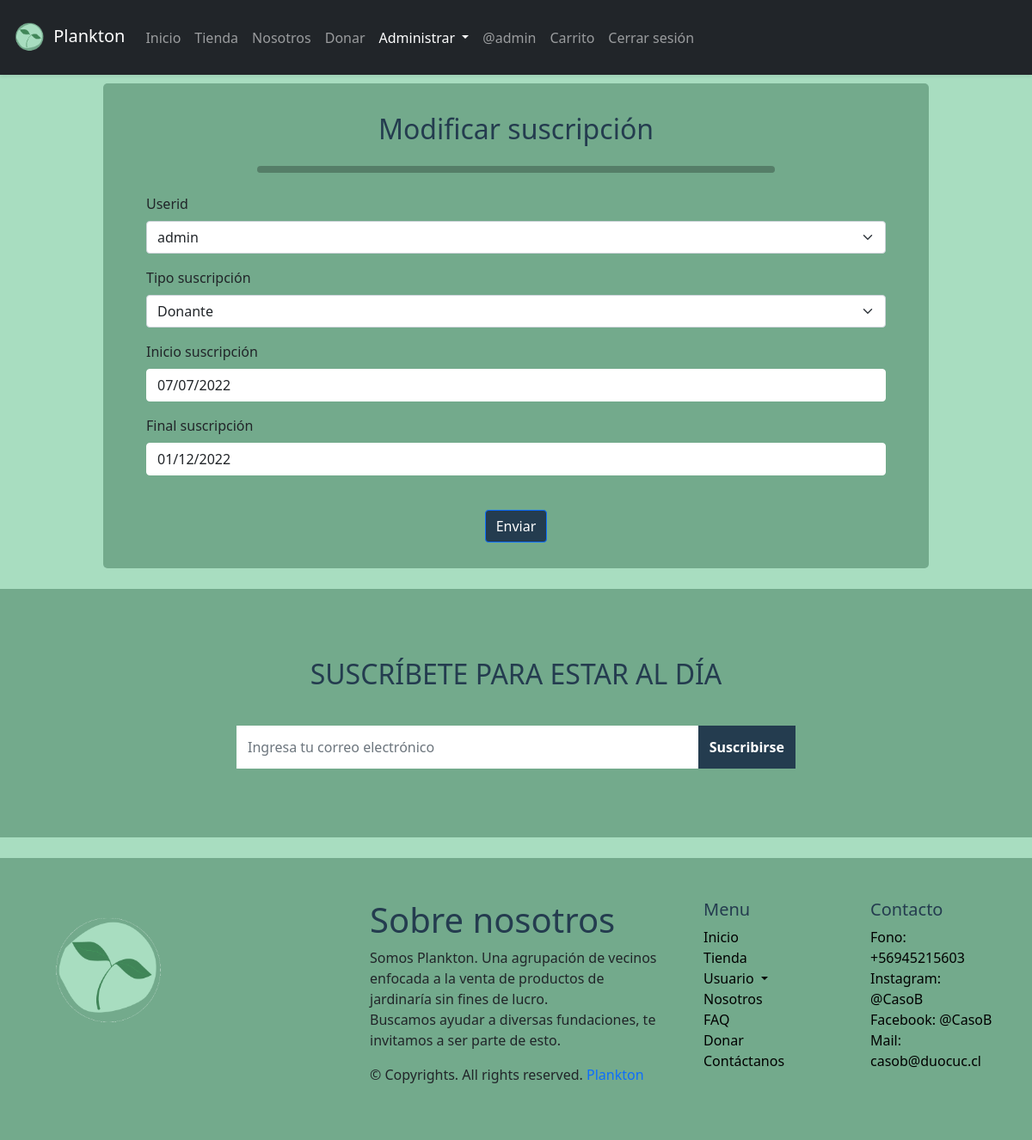
Screenshot of /Plankton/modificarsub.html/1 (signed in) with the database file from the repository.
### Plankton/models.py (models this page shows, shortened)
class Membership(models.Model):
    TYPE_CHOICES = (('free','Free'), ('donante','Donante'))
    userid = models.ForeignKey(settings.AUTH_USER_MODEL, on_delete=models.CASCADE, primary_key=True, unique=False)
    tipo = models.CharField(max_length=10, choices=TYPE_CHOICES, verbose_name="Tipo suscripción")
    inicio = models.DateField(default=datetime.date.today, verbose_name="Inicio suscripción")
    final = models.DateField(default=datetime.date.today, verbose_name="Final suscripción")

### Plankton/views.py (the view)
# urls.py: path('Plankton/modificarsub.html/<id>', modificarsub, name="modificarsub"),
@permission_required('Plankton.change_membership', login_url="../accounts/login")
def modificarsub(request, id):
    sub=Membership.objects.get(userid=id)
    contexto={
        'form':SubRegForm(instance=sub)
    }
    if request.method=='POST':
        formulario=SubRegForm(request.POST, instance=sub)
        if formulario.is_valid():
            formulario.save()
            return redirect(to='listausuarios')
    return render(request, 'Plankton/modificarsub.html', contexto)

### Plankton/forms.py
class SubRegForm(ModelForm):
    class Meta:
        model = Membership
        fields = '__all__'

### Plankton/context_processor.py (called while the page is built, shortened)
def total_carrito(request):
    total = 0
    return {"total_carrito": total}

### Plankton/templates/Plankton/modificarsub.html (shortened to what this page needs)
{%extends "Plankton/plantillas/base.html"%}
{% block administraractive %}<a class="nav-link dropdown-toggle active" href="#" id="navbarScrollingDropdown"
role="button" data-bs-toggle="dropdown" aria-expanded="false">
Administrar
</a>{% endblock %}
{% block content %}
{% load static %}
{% load bootstrap5 %}
<section class="mb-4" id="formulario">
    <h2 class="h1-responsive font-weight-bold text-center my-4">Modificar suscripción</h2>
    <hr class="rounded"> <br>
    <div class="row">
        <div class="form-group">
            <form id="modificargeneral" class="form" action="" method="POST" autocomplete="on" enctype="multipart/form-data">
                <div class="row">
                    <div>
                        <div>
                            {% bootstrap_form form %}
                           <br>
                        </div>
                    </div></div>
                <div class="text-center text-md-left">
                    <input class="btn btn-primary" name="enviar" id="enviar" type="submit" value="Enviar">
                </div>
            </form>
        </div>
    </div>
</section>
{% endblock %}

### Plankton/templates/Plankton/plantillas/base.html (shortened to what this page needs)
<!DOCTYPE html>
<html>
{% load static %}
<head>
  <link href="https://cdn.jsdelivr.net/npm/bootstrap@5.1.3/dist/css/bootstrap.min.css" rel="stylesheet"
>
  <link rel="stylesheet" href="{% static 'Plankton/css/estilo.css'%}">
  {% load pwa %}
</head>
<body>
  <nav class="navbar navbar-expand-lg py-3 navbar-dark bg-dark shadow-sm">
    <div class="container-fluid">
      <a class="navbar-brand" href="{% url 'index'%}">
        <img src="{% static 'plankton/img/logo.png'%}" width="45" alt="" class="d-inline-block align-middle mr-2">
        Plankton</a>
      <div class="collapse navbar-collapse" id="navbarTogglerDemo03">
        <ul class="navbar-nav me-auto mb-2 mb-lg-0">
          <li class="nav-item">
            {% block indexactive %}<a class="nav-link" aria-current="page" href="{% url 'index'%}">Inicio</a>{% endblock %}
          </li>
          <li class="nav-item dropdown">
            {% block tiendaactive %}<a class="nav-link" aria-current="page" href="{% url 'tienda'%}">Tienda</a>{% endblock %}
          <li class="nav-item">
            {% block nosotrosactive %}<a class="nav-link" href="{% url 'nosotros'%}">Nosotros</a>{% endblock %}
          </li>
          {% if user.is_authenticated %}
          <li class="nav-item">
            {% block donacionactive %}<a class="nav-link" href="{% url 'donacion'%}">Donar</a>{% endblock %}
          </li>
          {% endif %}
          {% if perms.Plankton.view_producto or perms.auth.view_user %}
          <li class="nav-item dropdown">
            {% block administraractive %}{% endblock %}
            {% endif %}
            {% if user.is_authenticated %}
            <li class="nav-item">
              <a class="nav-link" href="#">@{{ user.username }}</a>
            </li>
            <li class="nav-item">
              {% block carritoactive %}<a class="nav-link" href="{% url 'carrito'%}">Carrito</a>{% endblock %}
            </li>
            <li class="nav-item">
              <a class="nav-link" href="{% url 'logout'%}">Cerrar sesión</a>
            </li>
            {% endif %}
        </ul>
      </div>
    </div>
  </nav>
  {% block content %} {% endblock %}
  <section class="newsletter">
    <div class="container">
      <div class="content">
        <h2>SUSCRÍBETE PARA ESTAR AL DÍA</h2>
        <div class="input-group">
          <input type="email" class="form-control" placeholder="Ingresa tu correo electrónico">
          <span class="input-group-btn">
            <button class="btn" type="submit">Suscribirse</button>
          </span>
        </div>
      </div>
    </div>
  </section>
  <br>
  <footer class="w-100 py-4 flex-shrink-0">
    <div class="container py-4">
      <div class="row gy-4 gx-5">
        <div class="col-lg-4 col-md-6">
          <img class="img-fluid" src="{% static 'plankton/img/logo.png'%}" width="50%" height="50%">
        </div>
        <div class="col-lg-4 col-md-6">
          <h1>Sobre nosotros</h1>
          <p>Somos Plankton. Una agrupación de vecinos enfocada a la venta de productos de jardinaría sin fines de
            lucro.<br>
            Buscamos ayudar a diversas fundaciones, te invitamos a ser parte de esto.</p>
          <p>&copy; Copyrights. All rights reserved. <a class="text-primary" href="#">Plankton</a></p>
        </div>
        <div class="col-lg-2 col-md-6">
          <h5>Menu</h5>
          <ul class="list-unstyled text-muted">
            <li><a href="{% url 'index'%}">Inicio</a></li>
            <li><a href="{% url 'tienda'%}">Tienda</a></li>
            <li class="item dropdown">
              <a class="link dropdown-toggle" href="#" id="navbarScrollingDropdown" role="button"
                data-bs-toggle="dropdown" aria-expanded="false">
                Usuario
              </a>
            <li><a href="{% url 'nosotros'%}">Nosotros</a></li>
            <li><a href="{% url 'faq'%}">FAQ</a></li>
            {% if user.is_authenticated %}<li><a href="{% url 'donacion'%}">Donar</a></li>{% endif %}
            <li><a href="{% url 'contacto'%}">Contáctanos</a></li>
          </ul>
        </div>
        <div class="col-lg-2 col-md-6">
          <h5>Contacto</h5>
          <ul class="list-unstyled text-muted">
            <li>Fono: +56945215603</li>
            <li>Instagram: @CasoB</li>
            <li>Facebook: @CasoB</li>
            <li>Mail: casob@duocuc.cl</li>
          </ul>
        </div>
      </div>
    </div>
  </footer>
</body>
</html>

### Plankton/static/Plankton/css/estilo.css (style rules this page uses)
* { position: relative; box-sizing: border-box; }
body { margin: 0; padding: 0; width: 100%; height: 100%; background-color: #a8ddc0; }
h1, h2, h3, h4, h5, h6 { color: #243c4f }
li { color: rgb(0, 0, 0); }
hr.rounded { margin: auto; width: 70%; border-top: 8px solid rgb(0, 0, 0); border-radius: 5px; }
.btn-primary { background-color: #243c4f; }
.newsletter { width: 100%; margin: 0px; padding: 80px 0; background: #73aa8c; position: relative; }
.newsletter .content { max-width: 650px; margin: auto; text-align: center; z-index: 2; }
.newsletter .content h2 { color: #243c4f; margin-bottom: 40px; }
.newsletter .content .form-control { height: 50px; border-color: #ffffff; border-radius: 0; }
.newsletter .content .btn { min-height: 50px; border-radius: 0; background: #243c4f; color: #fff; font-weight: 600; }
a { color: inherit; text-decoration: none; transition: all 0.3s; }
.form-control { background: #ffffff; border-color: #ffffff; }
footer { margin: auto; background: #73aa8c; }
.container { position: relative; width: 100%; }
#formulario { width: 80%; left: 10%; background: #73aa8c; margin-top: 10px; padding-top: 10px; padding-left: 50px; padding-right: 50px; padding-bottom: 30px; border-radius: 5px; }

### rows the page displays
Membership: userid "admin", tipo "Donante", inicio "07/07/2022", final "01/12/2022"

### other values shown
{{ user.username }} "admin"
